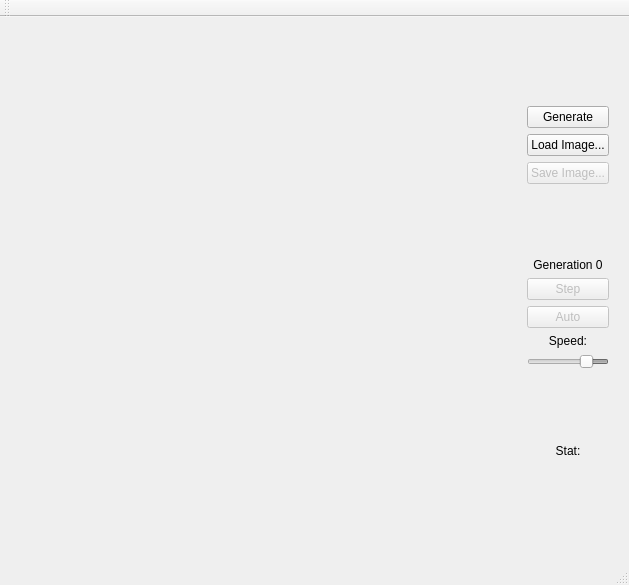
<?xml version="1.0" encoding="UTF-8"?>
<ui version="4.0">
 <class>cellularAutomatonClass</class>
 <widget class="QMainWindow" name="cellularAutomatonClass">
  <property name="geometry">
   <rect>
    <x>0</x>
    <y>0</y>
    <width>629</width>
    <height>585</height>
   </rect>
  </property>
  <property name="windowTitle">
   <string>cellularAutomaton</string>
  </property>
  <widget class="QWidget" name="centralWidget">
   <widget class="QWidget" name="horizontalLayoutWidget">
    <property name="geometry">
     <rect>
      <x>19</x>
      <y>9</y>
      <width>601</width>
      <height>511</height>
     </rect>
    </property>
    <layout class="QHBoxLayout" name="horizontalLayout">
     <item>
      <widget class="QLabel" name="label">
       <property name="minimumSize">
        <size>
         <width>500</width>
         <height>500</height>
        </size>
       </property>
       <property name="maximumSize">
        <size>
         <width>500</width>
         <height>500</height>
        </size>
       </property>
       <property name="text">
        <string/>
       </property>
       <property name="alignment">
        <set>Qt::AlignCenter</set>
       </property>
      </widget>
     </item>
     <item>
      <layout class="QVBoxLayout" name="verticalLayout">
       <item>
        <spacer name="verticalSpacer_2">
         <property name="orientation">
          <enum>Qt::Vertical</enum>
         </property>
         <property name="sizeHint" stdset="0">
          <size>
           <width>20</width>
           <height>40</height>
          </size>
         </property>
        </spacer>
       </item>
       <item>
        <widget class="QPushButton" name="btnGenerate">
         <property name="text">
          <string>Generate</string>
         </property>
        </widget>
       </item>
       <item>
        <widget class="QPushButton" name="pushButton">
         <property name="text">
          <string>Load Image...</string>
         </property>
        </widget>
       </item>
       <item>
        <widget class="QPushButton" name="btnSave">
         <property name="enabled">
          <bool>false</bool>
         </property>
         <property name="text">
          <string>Save Image...</string>
         </property>
        </widget>
       </item>
       <item>
        <spacer name="verticalSpacer">
         <property name="orientation">
          <enum>Qt::Vertical</enum>
         </property>
         <property name="sizeHint" stdset="0">
          <size>
           <width>20</width>
           <height>40</height>
          </size>
         </property>
        </spacer>
       </item>
       <item>
        <widget class="QLabel" name="label_2">
         <property name="text">
          <string>Generation 0</string>
         </property>
         <property name="alignment">
          <set>Qt::AlignCenter</set>
         </property>
        </widget>
       </item>
       <item>
        <widget class="QPushButton" name="btnStep">
         <property name="enabled">
          <bool>false</bool>
         </property>
         <property name="text">
          <string>Step</string>
         </property>
        </widget>
       </item>
       <item>
        <widget class="QPushButton" name="btnAuto">
         <property name="enabled">
          <bool>false</bool>
         </property>
         <property name="text">
          <string>Auto</string>
         </property>
        </widget>
       </item>
       <item>
        <widget class="QLabel" name="label_3">
         <property name="text">
          <string>Speed:</string>
         </property>
         <property name="alignment">
          <set>Qt::AlignCenter</set>
         </property>
        </widget>
       </item>
       <item>
        <widget class="QSlider" name="speedSlider">
         <property name="enabled">
          <bool>false</bool>
         </property>
         <property name="minimum">
          <number>50</number>
         </property>
         <property name="maximum">
          <number>2000</number>
         </property>
         <property name="singleStep">
          <number>100</number>
         </property>
         <property name="pageStep">
          <number>200</number>
         </property>
         <property name="value">
          <number>500</number>
         </property>
         <property name="orientation">
          <enum>Qt::Horizontal</enum>
         </property>
         <property name="invertedAppearance">
          <bool>true</bool>
         </property>
         <property name="invertedControls">
          <bool>false</bool>
         </property>
        </widget>
       </item>
       <item>
        <spacer name="verticalSpacer_4">
         <property name="orientation">
          <enum>Qt::Vertical</enum>
         </property>
         <property name="sizeHint" stdset="0">
          <size>
           <width>20</width>
           <height>40</height>
          </size>
         </property>
        </spacer>
       </item>
       <item>
        <widget class="QLabel" name="labelStat">
         <property name="text">
          <string>Stat:</string>
         </property>
         <property name="alignment">
          <set>Qt::AlignCenter</set>
         </property>
        </widget>
       </item>
       <item>
        <spacer name="verticalSpacer_3">
         <property name="orientation">
          <enum>Qt::Vertical</enum>
         </property>
         <property name="sizeHint" stdset="0">
          <size>
           <width>20</width>
           <height>40</height>
          </size>
         </property>
        </spacer>
       </item>
      </layout>
     </item>
    </layout>
   </widget>
  </widget>
  <widget class="QMenuBar" name="menuBar">
   <property name="geometry">
    <rect>
     <x>0</x>
     <y>0</y>
     <width>629</width>
     <height>21</height>
    </rect>
   </property>
  </widget>
  <widget class="QToolBar" name="mainToolBar">
   <attribute name="toolBarArea">
    <enum>TopToolBarArea</enum>
   </attribute>
   <attribute name="toolBarBreak">
    <bool>false</bool>
   </attribute>
  </widget>
  <widget class="QStatusBar" name="statusBar"/>
 </widget>
 <layoutdefault spacing="6" margin="11"/>
 <resources>
  <include location="cellularAutomaton.qrc"/>
 </resources>
 <connections>
  <connection>
   <sender>btnGenerate</sender>
   <signal>clicked()</signal>
   <receiver>cellularAutomatonClass</receiver>
   <slot>generate()</slot>
   <hints>
    <hint type="sourcelabel">
     <x>617</x>
     <y>138</y>
    </hint>
    <hint type="destinationlabel">
     <x>570</x>
     <y>139</y>
    </hint>
   </hints>
  </connection>
  <connection>
   <sender>btnStep</sender>
   <signal>clicked()</signal>
   <receiver>cellularAutomatonClass</receiver>
   <slot>step()</slot>
   <hints>
    <hint type="sourcelabel">
     <x>617</x>
     <y>314</y>
    </hint>
    <hint type="destinationlabel">
     <x>578</x>
     <y>310</y>
    </hint>
   </hints>
  </connection>
  <connection>
   <sender>btnAuto</sender>
   <signal>clicked()</signal>
   <receiver>cellularAutomatonClass</receiver>
   <slot>autoMode()</slot>
   <hints>
    <hint type="sourcelabel">
     <x>617</x>
     <y>343</y>
    </hint>
    <hint type="destinationlabel">
     <x>609</x>
     <y>454</y>
    </hint>
   </hints>
  </connection>
  <connection>
   <sender>pushButton</sender>
   <signal>clicked()</signal>
   <receiver>cellularAutomatonClass</receiver>
   <slot>loadImage()</slot>
   <hints>
    <hint type="sourcelabel">
     <x>567</x>
     <y>163</y>
    </hint>
    <hint type="destinationlabel">
     <x>545</x>
     <y>59</y>
    </hint>
   </hints>
  </connection>
  <connection>
   <sender>btnSave</sender>
   <signal>clicked()</signal>
   <receiver>cellularAutomatonClass</receiver>
   <slot>saveImage()</slot>
   <hints>
    <hint type="sourcelabel">
     <x>592</x>
     <y>189</y>
    </hint>
    <hint type="destinationlabel">
     <x>591</x>
     <y>239</y>
    </hint>
   </hints>
  </connection>
 </connections>
 <slots>
  <slot>generate()</slot>
  <slot>step()</slot>
  <slot>autoMode()</slot>
  <slot>loadImage()</slot>
  <slot>saveImage()</slot>
 </slots>
</ui>
